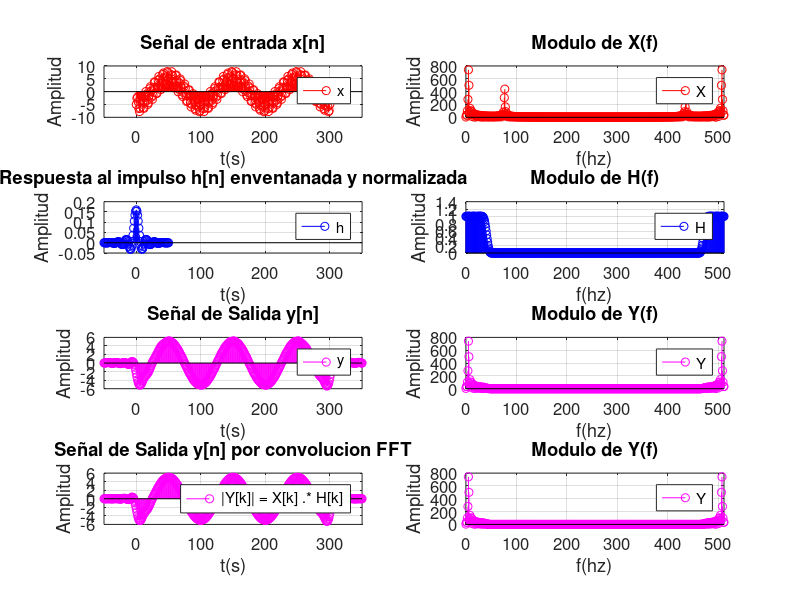

This chart was generated by the following MATLAB code:

% Cantidad de Muestras
Nx = 301;

% Periodo de Muestreo
% LO SUSTITUIMOS POR Fm
% dt = 0.0001;
Fm = 10000

% Rango de Muestreo (Inicia en 0 y termina en La cantidad de muestras -1)
% (Recordar que el 0 cuenta)
t = 0:(1/Fm):(Nx-1)* (1/Fm);

% x[n]
x = -5*cos(2* pi *100*t) + 3*sin(2*pi*1500*t);
n = 0:Nx-1;

% Frecuencia de Corte
Fc = 800;

% Cantidad de Muestras
Nh = 101;

% Valores no nulos del Vector
M = (Nh-1)/2;
m = -M:M;

% h[n]
h=2*Fc*(1/Fm)*sinc(2*Fc*(1/Fm)*m);


% OBTENER y POR CONVOLUCION

% y[n]
y_conv = conv(x,h);
ny_conv = ((n(1)+m(1)):(n(end)+m(end)));



% OBTENER y POR PROPIEDADES DE LA TRANSFORMADA


% Calculamos el N = 2^r para elegir el N adecuado lo comparamos con la suma de las longitudes de las 2 señales.
for i=1:16
  if(2^i > Nx+Nh)
    N = 2^i
    break
  endif
endfor


% y[n]
% Calculamos X
xN = [x,zeros(1,N-Nx)]
X = fft(xN)

% Calculamos H
% Previamente aplicamos Hamming de la misma longitud que h
ventana_hamming = hamming(Nh);

% En octave cuando aplicamos hamming nos devuelve valores en columna
% Y nosotros los necesitamos en filas por lo que usamos su transpuesta
% hN = [ventana_hamming', zeros(1,N-Nh)]
% H = fft(hN)


% Podriamos tambien utilizar una aproximacion de nuestra señal H con hamming:
% Hacemos multiplicacion punto a punto de la señal h con la transpuesta de la ventana_hamming
h_hamming = h .* ventana_hamming'
% Normalizamos
h_hamming_normalizada = h_hamming / sum(h_hamming);
hN = [h_hamming, zeros(1,N-Nh)]
H = fft(hN)

% Producto escalar
Y = X .* H

% Antitransformada
y_transf = ifft(Y);
ny_transf = ((n(1)+m(1)):(n(end)+m(end)));

% Longitudes de las señales en la frecuencia
k = 0:(N-1);

% Escalas del Tiempo
a = min([n m ny_conv]);
b = max([n m ny_conv]);


% Escalas de la Frecuencia
c = 0
d = N-1


% Graficos
figure('Name', 'TP4', 'NumberTitle', 'off');


% Primer Grafico
subplot(4,2,1);
stem(n, x, 'r');
legend('x');
title('Señal de entrada x[n]');
set(gca, 'FontSize', 12);
xlabel('t(s)');
ylabel('Amplitud');
grid on;
xlim([a,b])


% Segundo Grafico
subplot(4,2,2);
stem(k, abs(X), 'r');
legend('X');
title('Modulo de X(f)');
set(gca, 'FontSize', 12);
xlabel('f(hz)');
ylabel('Amplitud');
grid on;
xlim([c, d]);



% Tercer Grafico
subplot(4,2,3);
stem(m,  h_hamming_normalizada , 'b');
legend('h');
title('Respuesta al impulso h[n] enventanada y normalizada');
set(gca, 'FontSize', 12);
xlabel('t(s)');
ylabel('Amplitud');
grid on;
xlim([a,b])

% Cuarto Grafico
subplot(4,2,4);
stem(k, abs(H), 'b');
legend('H');
title('Modulo de H(f)');
set(gca, 'FontSize', 12);
xlabel('f(hz)');
ylabel('Amplitud');
xlim([c, d]);
grid on;



% Quinto Grafico
subplot(4,2,5);
stem(ny_conv, y_conv, 'm');
legend('y');
title('Señal de Salida y[n]');
set(gca, 'FontSize', 12);
xlabel('t(s)');
ylabel('Amplitud');
grid on;
xlim([a,b])

% Sexto Grafico
subplot(4,2,6);
stem(k, abs(Y), 'm');
legend('Y');
title('Modulo de Y(f)');
set(gca, 'FontSize', 12);
xlabel('f(hz)');
ylabel('Amplitud');
xlim([c, d]);
grid on;

% Septimo Grafico
subplot(4,2,7);
stem(ny_transf, y_transf(1:length(ny_conv)), 'm');
legend('|Y[k]| = X[k] .* H[k]');
title('Señal de Salida y[n] por convolucion FFT');
set(gca, 'FontSize', 12);
xlabel('t(s)');
ylabel('Amplitud');
xlim([a, b]);
grid on;


% Octavo Grafico
subplot(4,2,8);
stem(k, abs(Y), 'm');
legend('Y');
title('Modulo de Y(f)');
set(gca, 'FontSize', 12);
xlabel('f(hz)');
ylabel('Amplitud');
xlim([c, d]);
grid on;


